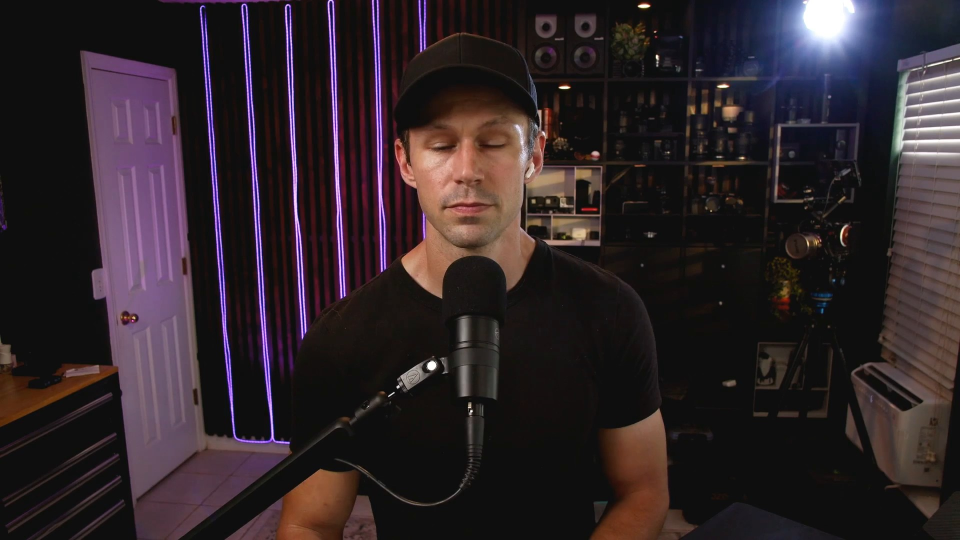
#> input picture skills/CWC_PodClips/tests/faces/ep24_colden_f002.jpg, 1920 x 1080 px (shown at 1/2 size)
$ python measure_box.py ../../CWC_PodClips/tests/faces/ep24_colden_f002.jpg 1.0
#> lines starting #> are read from the running program, lines starting #| are printed output that depends on the picture; after the words box and inside, x2 and y2 are one past the last pixel; in counts of white or black regions, pixels touching at a corner belong together
"""Find the white hook box in a rendered 1080x1920 frame: prints 'left right top bottom' in px, or 'none'.
usage: python3 measure_box.py <frame.jpg> <approx_center_y_px>"""
import sys, numpy as np
from PIL import Image
im=np.asarray(Image.open(sys.argv[1]).convert('RGB')).astype(int); cy=int(float(sys.argv[2]))
y0,y1=max(0,cy-260),min(im.shape[0],cy+260)
#> y0 = 0; y1 = 261
band=im[y0:y1]
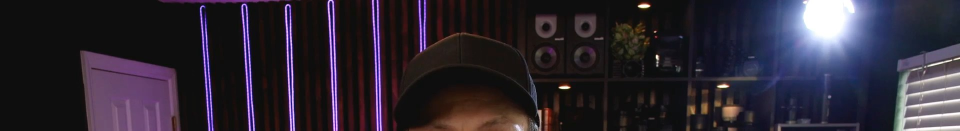
#> band: shape (261, 1920, 3) int64 (shown at 1/2 size); mean R, G, B 45.4, 39.2, 50.5
white=(band.min(axis=2)>=246)
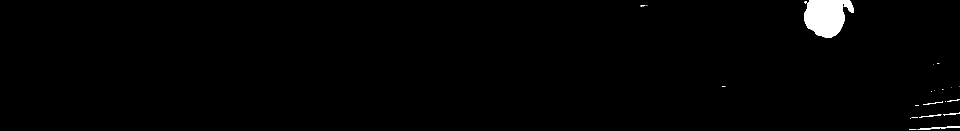
#> white: shape (261, 1920) bool (shown at 1/2 size); 1.2% white; 23 white regions (15 under 20 px), largest, box (x1, y1, x2, y2) and area: (1608, 0, 1708, 76) 5409, (1835, 252, 1920, 259) 228, (1838, 229, 1883, 235) 90
rows=[]
for r in range(white.shape[0]):
    xs=np.where(white[r])[0]
    if len(xs)<200: continue
    # longest contiguous run
    runs=np.split(xs,np.where(np.diff(xs)>1)[0]+1); run=max(runs,key=len)
    if len(run)>=200: rows.append((r,run[0],run[-1]))
#> after the loop, rows = []
if not rows: print('none'); sys.exit()
#> (the program exits here)
